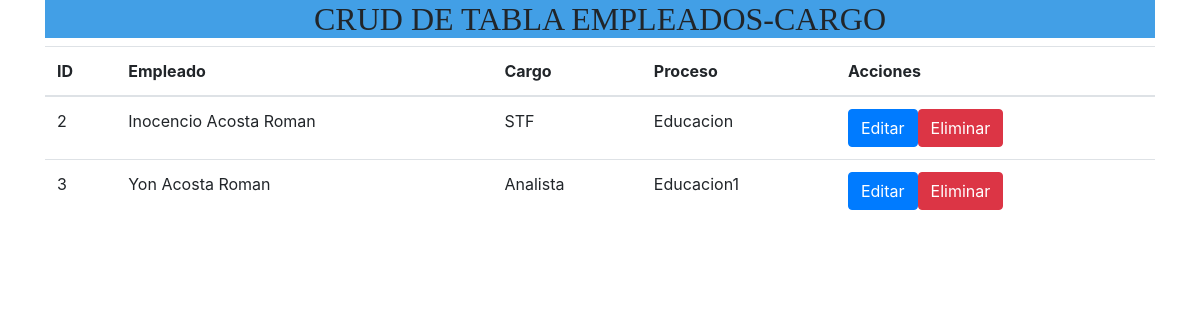
/tabla3.php, run on the app's committed database.
### tables this page shows
CREATE TABLE `tabla3` (
  `id` int(11) NOT NULL,
  `empleado` varchar(50) DEFAULT NULL,
  `cargo` varchar(50) DEFAULT NULL,
  `proceso` varchar(50) DEFAULT NULL
);

### tabla3.php (the view, shortened to what this page needs)
<!DOCTYPE html>
<html>
<head>
    <link rel="stylesheet" href="https://maxcdn.bootstrapcdn.com/bootstrap/4.0.0/css/bootstrap.min.css">
</head>
<body>
    <div class="container">
        <div style="background-color: #429fe6;">
            <h2 style="text-align: center; font-family: georgia;">CRUD DE TABLA EMPLEADOS-CARGO</h2>
        </div>
        <table class="table">
            <thead>
                <tr>
                    <th>ID</th>
                    <th>Empleado</th>
                    <th>Cargo</th>
                    <th>Proceso</th>
                    <th>Acciones</th>
                </tr>
            </thead>
            <tbody>
                <?php
                $conn = mysqli_connect('localhost', 'root', '', 'usuarios');
                $query = "SELECT * FROM tabla3";
                $result = mysqli_query($conn, $query);
                while ($row = mysqli_fetch_assoc($result)) {
                    echo "<tr>";
                    echo "<td>" . $row['id'] . "</td>";
                    echo "<td>" . $row['empleado'] . "</td>";
                    echo "<td>" . $row['cargo'] . "</td>";
                    echo "<td>" . $row['proceso'] . "</td>";
                    echo "<td>";
                    echo "<a href='#' class='btn btn-primary edit-btn' data-toggle='modal' data-target='#editModal' data-id='" . $row['id'] . "' data-empleado='" . $row['empleado'] . "' data-cargo='" . $row['cargo'] . "' data-proceso='" . $row['proceso']. "'>Editar</a>";
                    echo "<a href='#' class='btn btn-danger delete-btn' data-toggle='modal' data-target='#deleteUserModal' data-id='" . $row['id'] . "' data-empleado='" . $row['empleado'] . "' data-cargo='" . $row['cargo'] . "' data-proceso='" . $row['proceso']. "'>Eliminar</a>";
                    echo "</td>";
                    echo "</tr>";
                }
                ?>
            </tbody>
        </table>
    </div>
</body>
</html>

### data on the page
tabla3: id "2", empleado "Inocencio Acosta Roman", cargo "STF", proceso "Educacion"
tabla3: id "3", empleado "Yon Acosta Roman", cargo "Analista", proceso "Educacion1"
